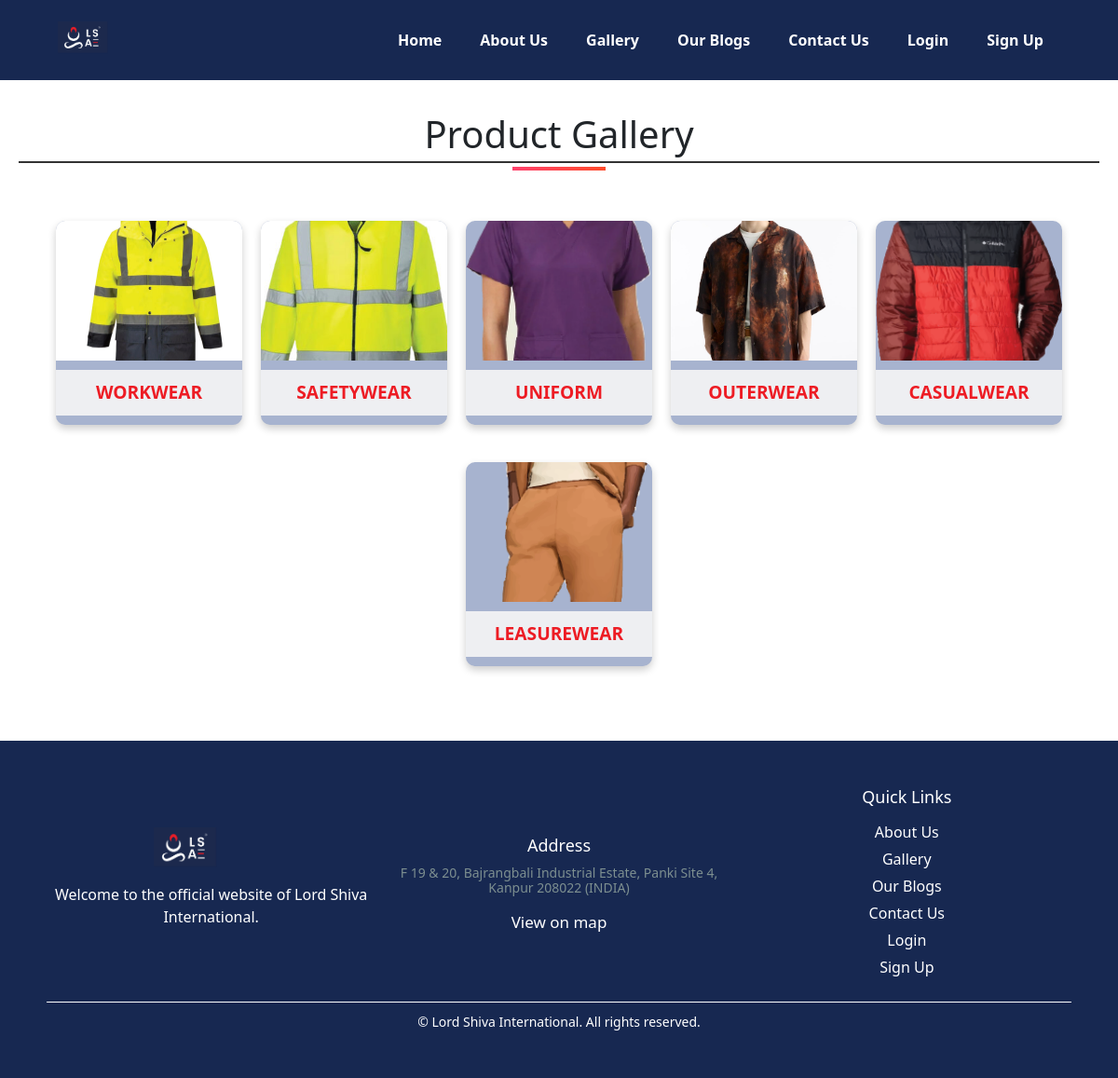
Page /gallery/ on the committed database.
### home/models.py (models this page shows, shortened)
class ProductLine(models.Model):
    id = models.UUIDField(primary_key=True, default=uuid.uuid4, editable=False)
    name = models.CharField(max_length=255)
    description = models.TextField()
    cover_photo = models.ImageField(upload_to='product_images/')

### gallery/views.py (the view)
# urls.py: path('gallery/', include('gallery.urls')),
def gallery(request):
    product_lines = ProductLine.objects.all()
    return render(request, 'gallery/gallery.html', {'product_lines': product_lines})

### gallery/templates/gallery/gallery.html (shortened to what this page needs)
{% extends 'base.html' %}
{% block content %}
<section class="product-gallery">
    <h2 class="gallery-title">Product Gallery</h2>
    <div id="product-lines">
        {% for product_line in product_lines %}
            <div class="product-line-card">
                <img src="{{ product_line.cover_photo.url }}" alt="{{ product_line.name }}" onclick="loadProducts('{{ product_line.id }}')">
                <div class="product-line-name">{{ product_line.name }}</div>
            </div>
        {% endfor %}
    </div>
</section>
{% endblock %}

### templates/base.html (shortened to what this page needs)
<!DOCTYPE html>
<html lang="en">
<head>
   {% load static %}
   <link rel="stylesheet" type="text/css" href="{% static 'css/style.css' %}">
   <link href="https://cdn.jsdelivr.net/npm/bootstrap@5.3.3/dist/css/bootstrap.min.css" rel="stylesheet">
</head>
<body>
   {% include 'header.html' %}
   <main>
       {% block content %}{% endblock %}
   </main>
   {% include 'footer.html' %}
</body>
</html>

### templates/header.html (shortened to what this page needs)
<header id="navigation">
    <div class="container">
        <nav class="navbar navbar-expand-lg">
            <a href="{% url 'home' %}" class="navbar-brand">
                <img src="logo/LSAElogo.png" alt="LSAE Logo" style="height: 40px; width: auto;">
            </a>
            <div class="collapse navbar-collapse" id="navbarNav">
                <ul class="navbar-nav ms-auto mb-2 mb-lg-0">
                    <li class="nav-item"><a href="{% url 'home' %}" class="nav-link">Home</a></li>
                    <li class="nav-item"><a href="{% url 'about' %}" class="nav-link">About Us</a></li>
                    <li class="nav-item"><a href="{% url 'gallery' %}" class="nav-link">Gallery</a></li>
                    <li class="nav-item"><a href="{% url 'blog_list' %}" class="nav-link">Our Blogs</a></li>
                    <li class="nav-item"><a href="{% url 'contact' %}" class="nav-link">Contact Us</a></li>
                    {% if user.is_authenticated %}
                        <li class="nav-item"><a href="{% url 'logout' %}" class="nav-link">Logout</a></li>
                        <li class="nav-item"><a href="{% url 'profile' %}" class="nav-link">Profile</a></li>
                    {% else %}
                        <li class="nav-item"><a href="{% url 'login' %}" class="nav-link">Login</a></li>
                        <li class="nav-item"><a href="{% url 'signup' %}" class="nav-link">Sign Up</a></li>
                    {% endif %}
                </ul>
            </div>
        </nav>
    </div>
</header>

### templates/footer.html (shortened to what this page needs)
<footer>
    <div class="footer-content">
        <div class="footer-section">
            <img src="logo/LSAElogo.png" alt="LSAE Logo" class="footer-logo">
            <p>Welcome to the official website of Lord Shiva International.</p>
        </div>
        <div class="footer-section">
            <h3>Address</h3>
            <h4 style="color:#7D8F90">F 19 & 20, Bajrangbali Industrial Estate, Panki Site 4, Kanpur 208022 (INDIA)</h4>
            <a href="https://maps.app.goo.gl/nf4frhvzxT7FesV28" target="_blank" class="view-on-map">View on map</a>
        </div>
        <div class="footer-section">
            <h3>Quick Links</h3>
            <ul>
                <li><a href="{% url 'about' %}">About Us</a></li>
                <li><a href="{% url 'gallery' %}">Gallery</a></li>
                <li><a href="{% url 'blog_list' %}">Our Blogs</a></li>
                <li><a href="{% url 'contact' %}">Contact Us</a></li>
                <li><a href="{% url 'login' %}">Login</a></li>
                <li><a href="{% url 'signup' %}">Sign Up</a></li>
            </ul>
        </div>
    </div>
    <div class="footer-copyright">
        <p>&copy; {{ now|date:"Y" }} Lord Shiva International. All rights reserved.</p>
    </div>
</footer>

### about/static/css/style.css (style rules this page uses)
body { font-family: Arial, sans-serif; }
header { background-color: #333; color: #fff; padding: 10px 0; }
nav ul { list-style-type: none; padding: 0; }
nav ul li { display: inline; margin-right: 10px; }
nav ul li a { color: #fff; text-decoration: none; }
section { padding: 20px; margin: 20px 0; }
section h2 { border-bottom: 2px solid #333; padding-bottom: 5px; }
section div { margin: 10px 0; }
section img { width: 100%; height: auto; }
footer { background-color: #333; color: #fff; text-align: center; padding: 10px 0; position: fixed; bottom: 0; width: 100%; }

### templates/base.html (style rules this page uses)
main { padding-top: 80px; min-height: calc(100vh - 160px); }

### templates/header.html (style rules this page uses)
#navigation { background-color: #172851; position: fixed; top: 0; left: 0; width: 100%; z-index: 1000; padding: 10px 0; }
.navbar { display: flex; align-items: center; justify-content: space-between; }
.navbar-brand { margin-left: 20px; }
.navbar-brand img { height: 40px; width: auto; }
.navbar-nav { list-style: none; display: flex; gap: 15px; margin-right: 20px; }
.nav-item { list-style: none; }
.nav-link { color: #FFFFFF; text-decoration: none; font-weight: bold; padding: 8px 15px; transition: 0.3s; }

### gallery/templates/gallery/gallery.html (style rules this page uses)
.gallery-title { text-align: center; font-size: 2.5rem; margin-bottom: 2rem; position: relative; }
.gallery-title::after { content: ''; display: block; width: 100px; height: 4px; background: linear-gradient(90deg, #FF416C, #FF4B2B); position: absolute; left: 50%; transform: translateX(-50%); bottom: -10px; }
#product-lines { display: flex; flex-wrap: wrap; justify-content: center; gap: 20px; padding: 20px; }
.product-line-card { background-color: #A7B3CF; border-radius: 10px; overflow: hidden; width: 200px; text-align: center; box-shadow: 0 4px 8px rgba(0, 0, 0, 0.2); transition: transform 0.3s ease; }
.product-line-card img { width: 100%; height: 150px; object-fit: cover; }
.product-line-name { background-color: #EEEFF2; color: #ED1C24; padding: 10px; font-size: 1.2rem; font-weight: bold; }

### templates/footer.html (style rules this page uses)
footer { background-color: #172851; color: #FFFFFF; padding: 50px; text-align: center; position: relative; width: 100%; margin-top: 0; }
.footer-content { display: flex; justify-content: space-between; flex-wrap: wrap; gap: 20px; margin-bottom: 20px; }
.footer-section { flex: 1; min-width: 200px; display: flex; flex-direction: column; align-items: center; justify-content: center; text-align: center; }
.footer-logo { height: 50px; width: auto; margin-bottom: 10px; }
.footer-section h3 { font-size: 18px; margin-bottom: 10px; }
.footer-section h4 { font-size: 14px; margin: 0; }
.footer-section ul { list-style: none; padding: 0; margin: 0; }
.footer-section ul li { margin: 5px 0; }
.footer-section ul li a { color: #FFFFFF; text-decoration: none; transition: color 0.3s; }
.footer-copyright { border-top: 1px solid #FFFFFF; padding-top: 10px; }
.footer-copyright p { margin: 0; font-size: 14px; }
.view-on-map { display: inline-block; margin-top: 15px; color: #FFFFFF; text-decoration: none; font-size: 17px; }

### rows in the picture
ProductLine: cover_photo (picture), name "WORKWEAR"
ProductLine: cover_photo (picture), name "SAFETYWEAR"
ProductLine: cover_photo (picture), name "UNIFORM"
ProductLine: cover_photo (picture), name "OUTERWEAR"
ProductLine: cover_photo (picture), name "CASUALWEAR"
ProductLine: cover_photo (picture), name "LEASUREWEAR"
